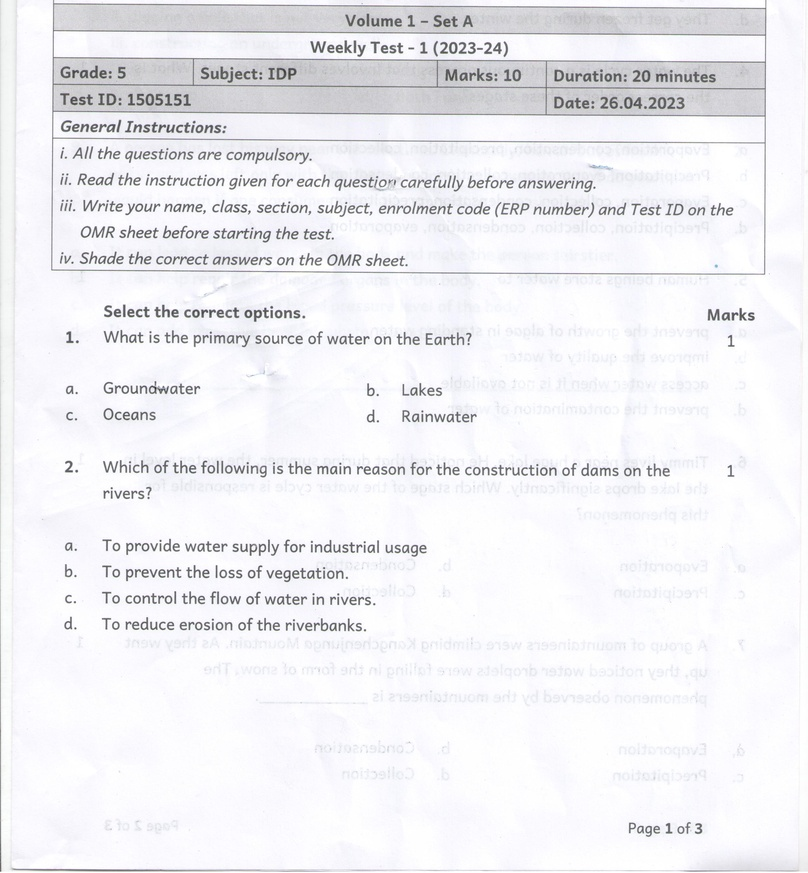
#> input picture input_images/4_ThresholdingImage.jpg, 808 x 873 px, shrunk from 2550 x 2756 before the run, found by its file name
$ python opening.py
#> lines starting #> are read from the running program, lines starting #| are printed output that depends on the picture
import cv2
import numpy as np

# Read the input image
image = cv2.imread("input_images/4_ThresholdingImage.jpg")
#> image is the input picture: shape (873, 808, 3); mean B, G, R 243.5, 240, 240.2

# Check if the image was successfully loaded
if image is None:
    print("Unable to load the image.")
    exit()

# Define the structuring element for erosion
kernel_size = 5
structuring_element = cv2.getStructuringElement(cv2.MORPH_RECT, (kernel_size, kernel_size))

# Perform image erosion
eroded_image = cv2.erode(image, structuring_element)
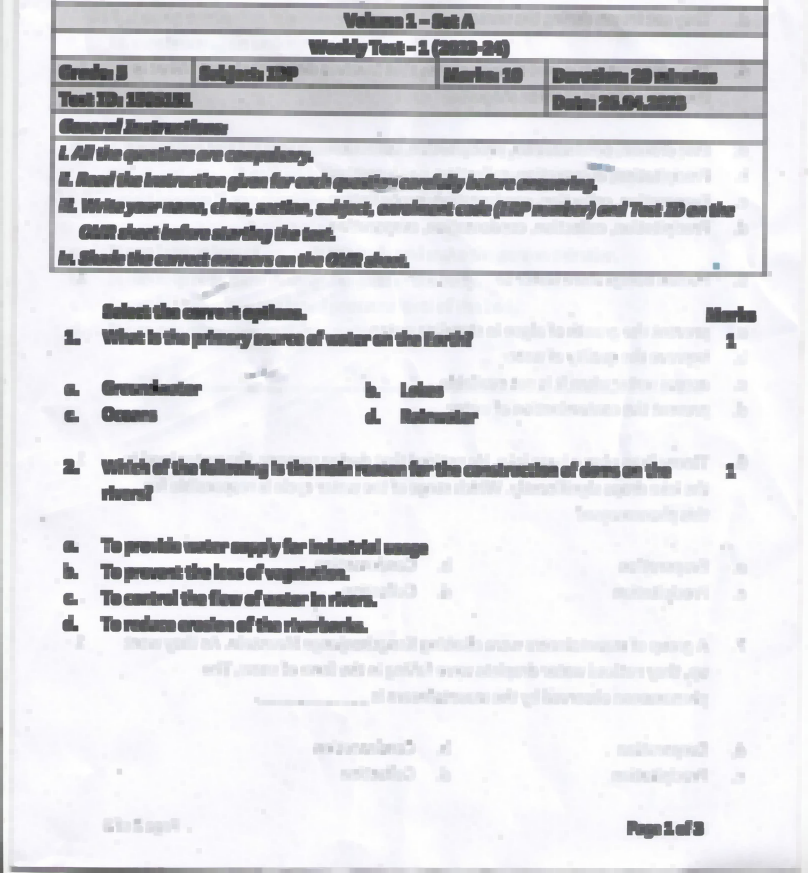
#> eroded_image: shape (873, 808, 3); mean B, G, R 226, 222.5, 222.6

# Perform image dilation
opened_image = cv2.dilate(eroded_image, structuring_element)
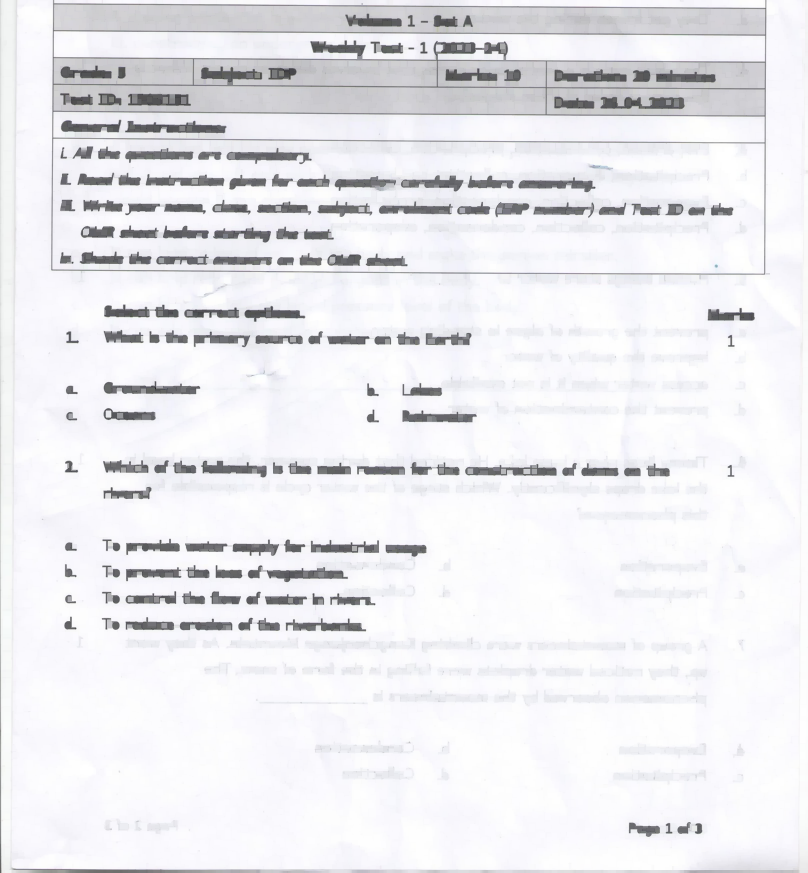
#> opened_image: shape (873, 808, 3); mean B, G, R 238.1, 234.6, 234.8

# Display the original image and the opened image
stacked_results = np.hstack((image, opened_image))
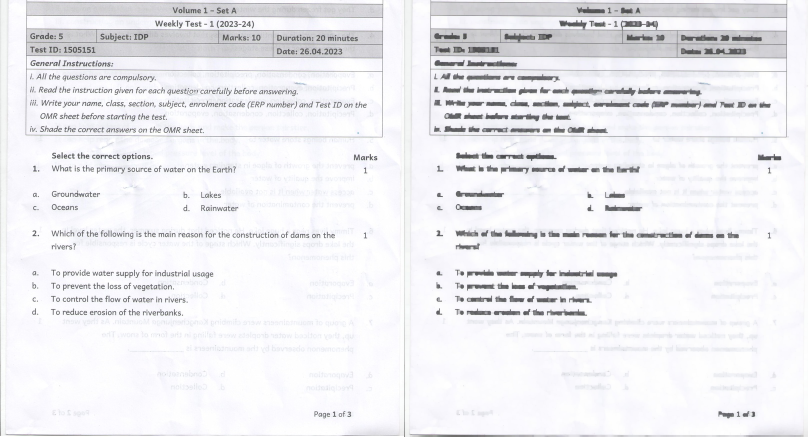
#> stacked_results: shape (873, 1616, 3) (shown at 1/2 size); mean B, G, R 240.8, 237.3, 237.5
cv2.imshow('Opened Image', stacked_results)

# Wait for key press and then close all windows
cv2.waitKey(0)
cv2.destroyAllWindows()
cv2.imwrite("output_images/opened.jpg", stacked_results)
